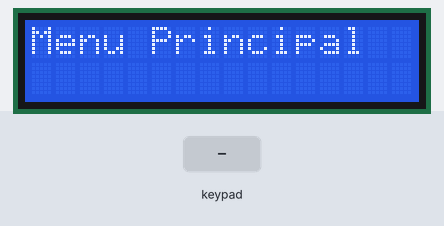
Recording of a sketch running on a simulated Arduino Uno, built with avr-gcc and run on an emulated ATmega328P. Parts: 16×2 character LCD. The test bench sets the inputs (shaded band). What the sketch prints to the serial monitor is not drawn.

Above: at 4.3 s.
4.4 s: key '0' pressed
At 4.9 s:
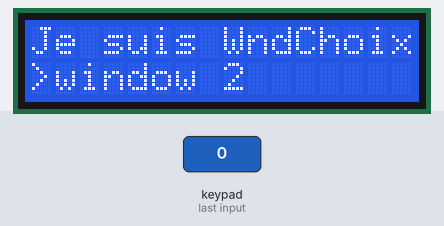
5.9 s: key '0' pressed
At 6.3 s:
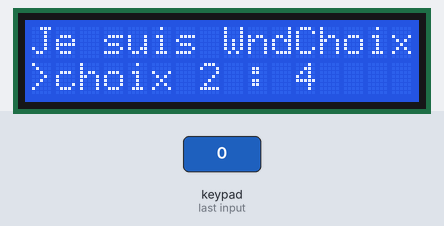
7.4 s: key '0' pressed
At 8.6 s:
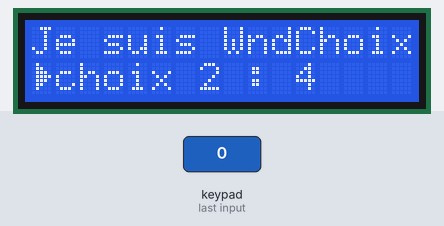
8.9 s: key '1' pressed
At 9.7 s:
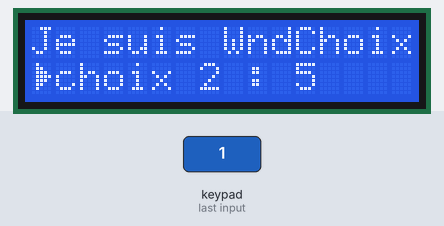
Timing chart, 0 to 11.4 s (numbered marks = the images above; inputs shaded):
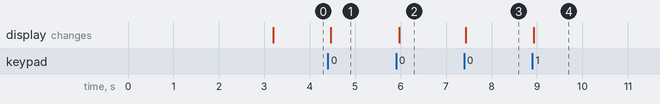

Measured:
- after the input at 4.4 s, the display: changes after 0.06 s (image 1)
- after the input at 5.9 s, the display: changes after 0.07 s (image 2)
- after the input at 7.4 s, the display: changes at once (image 3)
- after the input at 8.9 s, the display: changes at once (image 4)

The sketch:

NewLcdMenu.ino
```cpp
#include "NewLcdMenu.h"
#include <Keypad.h>
#include <LiquidCrystal_I2C.h>

#if defined(ARDUINO) && ARDUINO >= 100
#define printByte(args)  write(args);
#else
#define printByte(args)  print(args,BYTE);
#endif

//-----creating the LCD MENU UI-----/
	LcdMenu lcdMenu = LcdMenu(0x3F, 20, 4);

//-----Keypad declaration-----/
	const uint8_t ROWS = 2;
	const uint8_t COLS = 2;

	const char keys[ROWS][COLS] = {
		{'0','1'},
		{'2','3'}
	};
	const Event events[ROWS][COLS] = {
		{EVENT_OK, EVENT_MORE},
		{EVENT_CANCEL, EVENT_LESS}
	};

	const uint8_t rowPins[ROWS] = {4, 3};
	const uint8_t colPins[COLS] = {6, 5};

	Keypad kpd = Keypad(makeKeymap(keys), rowPins, colPins, ROWS, COLS);
	char key = 0;

//-----For LcdMenu UI -----/
	const char* const strDEMARRAGE_table[] PROGMEM = {
		"NewLcdMenu",
		"    by corentinB",
		"v0.4",
		""
	};

	const char* const strText1_table[] PROGMEM = {
		"      coucou !      ",
		" Gege ptite mere :D ",
		"  WESH le frerot    "};

	Window menuPcp = Window();
		WindowChoice wndChoice1 = WindowChoice();
			WindowText wndText1 = WindowText();
			WindowChoice wndChoice2 = WindowChoice();

	char* str_choiceWin1_1 = "window 1";
	ChoiceWindow choiceWin1_1 = ChoiceWindow();

	char* str_choiceWin1_2 = "window 2";
	ChoiceWindow choiceWin1_2 = ChoiceWindow();

	uint8_t val_choiceVal2_1 = 4;
	char* str_choiceVal2_1 = "choix 1";
	ChoiceValue choiceVal2_1 = ChoiceValue();

	uint8_t val_choiceVal2_2 = 4;
	char* str_choiceVal2_2 = "choix 2";
	ChoiceValue choiceVal2_2 = ChoiceValue();

void setup()
{
	lcdMenu.begin(strDEMARRAGE_table);

	choiceWin1_1.init(&str_choiceWin1_1, 0);
	choiceWin1_1.addWindow(&wndChoice2);

	choiceWin1_2.init(&str_choiceWin1_2, 1);
	choiceWin1_2.addWindow(&wndText1);

	choiceVal2_1.init(&str_choiceVal2_1, 0);
	choiceVal2_1.addValue(&val_choiceVal2_1);

	choiceVal2_2.init(&str_choiceVal2_2, 1);
	choiceVal2_2.addValue(&val_choiceVal2_2);

	menuPcp.init(&lcdMenu.lcd);
	menuPcp.setTitle("Menu Principal");

	wndChoice1.init(&lcdMenu.lcd);
	wndChoice1.setTitle("Je suis WndChoix1 :D");
	wndChoice1.addChoice(&choiceWin1_1);
	wndChoice1.addChoice(&choiceWin1_2);

	wndText1.init(&lcdMenu.lcd);
	wndText1.setTitle("Blablabla");
	wndText1.addText(strText1_table);

	wndChoice2.init(&lcdMenu.lcd);
	wndChoice2.setTitle("Je suis WndChoix2 :D");
	wndChoice2.addChoice(&choiceVal2_1);
	wndChoice2.addChoice(&choiceVal2_2);

	// menuPcp.setChildWindow(&wndText1);
	// //wndChoice2.setChildWindow(&wndChoice1);
	// wndText1.setChildWindow(&wndChoice2);
	// wndChoice2.setChildWindow(&wndChoice2);

	menuPcp.setChildWindow(&wndChoice1);
	//wndChoice2.setChildWindow(&wndChoice1);
	wndChoice1.setChildWindow(&wndChoice2);
	wndText1.setChildWindow(&wndText1);
	wndChoice2.setChildWindow(&wndChoice2);

	//please add first the root window. This window will have an _id = 0.
	//that means it will have no father window.

	lcdMenu.addWindowToUI(&menuPcp);
	lcdMenu.addWindowToUI(&wndChoice1);
	lcdMenu.addWindowToUI(&wndText1);
	lcdMenu.addWindowToUI(&wndChoice2);

	lcdMenu.createEventTable(ROWS, COLS,(char*)keys, (Event*)events);
	lcdMenu.setCurrentWindow(&menuPcp);

}

void loop()
{

//Uncomment this and comment the rest to have normal working for LcdMenu.
	key = kpd.getKey();
	lcdMenu.loop(lcdMenu.convertKeyToEvent(key));

	//lcdMenu.testCharLcd();

}
```

Choice.cpp
```cpp
#include <Arduino.h>
#include "Choice.hpp"

//---------------
Choice::Choice() {
}

//---------------

ChoiceWindow::ChoiceWindow() {
}

void ChoiceWindow::init(char** label, uint8_t position)
{
	Choice::init(label, position);
	 _window = NULL;
}


//---------------

ChoiceValue::ChoiceValue() {
}

void ChoiceValue::init(char** label, uint8_t position)
{
	Choice::init(label, position);
	_value = NULL;
}
```

Choice.hpp
```cpp
#ifndef _Choiceh_
#define _Choiceh_

#include <Arduino.h>
#include "Window.hpp"

enum ChoiceType {
	CHOICE_WINDOW,
	CHOICE_VALUE
};

class Choice //abstract class
{
	public :
		Choice();

		inline virtual void init(char** label, uint8_t position) {_label = label; _position = position;}
		virtual ChoiceType getChoiceType() const =0;


	//get Methods
		inline char* getLabel() const {return *_label;}
		inline uint8_t getLabelSize() const {return strlen(*_label);}

		virtual inline uint8_t getValue() const {return 0;}
		virtual inline void changeValue(int newValue) {};
		virtual inline Window* getWindow() const {return NULL;}


	protected :
		char** _label; //string that will be displayed on the WindowChoice
		uint8_t _position; //UNUSED : position of the choice in the list on WindowChoice.
};

class ChoiceWindow : public Choice
{
	public :
		ChoiceWindow();
		inline void init(char** label, uint8_t position);
 		inline void addWindow(Window* window){_window = window;}

	//get Methods
 		inline ChoiceType getChoiceType() const {return CHOICE_WINDOW;}
 		inline Window* getWindow() const {return _window;}

 	protected :
 		Window* _window;

};

class ChoiceValue : public Choice
{
	public:
		ChoiceValue();
		inline void init(char** label, uint8_t position);
		inline void addValue(uint8_t* value){_value = value;}
		inline void changeValue(int value) {*_value = value;}

	//get Methods
		inline ChoiceType getChoiceType() const {return CHOICE_VALUE;}
		inline uint8_t getValue() const {return *_value;}

	protected :
		uint8_t* _value;
};

#endif
```

Window.cpp
```cpp
#include <Arduino.h>
#include <LiquidCrystal_I2C.h>

#include "Window.hpp"

uint8_t Window::nbWindow = 0;

Window::Window()
{

}


void Window::draw() const
{
	_lcd->backlight();
	_lcd->clear();
	_lcd->print(_title);
}

bool Window::goNextWindow(Event event)
{
	if (event==EVENT_OK)
	{
		setNextWindow(this->getChildWindow());
		return true;
	}
	else if (event==EVENT_CANCEL)
	{
		setNextWindow(this->getFatherWindow());;
		return true;
	}
	else {return false;}
}

bool Window::refresh(Event event)
{
	return false;
}

void Window::setNextWindow(Window *window)
{
	_nextWindow = new Window();
	_nextWindow = window;
	_nextWindowId = _nextWindow->getId();
}

void Window::setChildWindow(Window *window)
{
	_childWindow = new Window();
	_childWindow = window;
	_childWindowId = _childWindow->getId();
}

void Window::setFatherWindow(Window* window)
{
	_fatherWindow = new Window();
	_fatherWindow = window;
	_fatherWindowId = _fatherWindow->getId();
}

void Window::init(LiquidCrystal_I2C *lcd)
{
	_lcd = new LiquidCrystal_I2C(0x00,0,0);
	_lcd = lcd;
	_id = 0;
	_nextWindow = 0;
	_windowState = INACTIVE;

	Window::addWindow(); //increments the nbWindow static attribute
}
```

Window.hpp
```cpp
#ifndef _Window_
#define _Window_

#include <Arduino.h>
#include <LiquidCrystal_I2C.h>

enum WindowType {
	WINDOW,
	WINDOW_CHOICE,
	WINDOW_CONFIRM,
	WINDOW_INT,
	WINDOW_TEXT
};

enum WindowState {
	ACTIVE,
	ON_PAUSE,
	INACTIVE
};

enum Event {
	EVENT_NONE,
	EVENT_MORE,
	EVENT_LESS,
	EVENT_RIGHT,
	EVENT_LEFT,
	EVENT_OK,
	EVENT_CANCEL,
	EVENT_INTERRUPT
};

class Window {

public :

	Window(); //only one constructor allowed, to avoid conflicts with subclasses.

	virtual void draw() const;	//draw the window on the first call
	virtual bool goNextWindow(Event event);
	//returns true if the loop must call the window with getNextWindow()
	virtual bool refresh(Event event);
	//actualizes the windows on an event
	//returns true if the window has been refreshed
	//by default this method is empty
	virtual void setNextWindow(Window *window);
	virtual void setChildWindow(Window *window);
	virtual void setFatherWindow(Window *window);


	//set methods
	void init(LiquidCrystal_I2C *lcd); //overload the basic class init functions

	inline void setTitle(char* title) {_title = title;}
	inline void setId(uint8_t id) {_id = id;}
	inline void setWindowState(WindowState windowState) {_windowState = windowState;}

	//get methods
	inline WindowType getWindowType() const {return WINDOW;}
	inline Window* getNextWindow() const {return this->_nextWindow;}
	inline char* getTitle() const {return this->_title;}//returns title of the current window
	inline uint16_t getId() const {return this->_id;} //returns id of the current window
	inline WindowState getWindowState() const {return this->_windowState;}

	inline Window* getChildWindow() const {return this->_childWindow;}
	inline Window* getFatherWindow() const {return this->_fatherWindow;}

	//static methods : used to count number of created windows, which is a static attribute fof the class Window
	inline static void addWindow() {nbWindow++;}
	inline static uint8_t getNbWindow() {return nbWindow;}

protected :
//common to all windows
	LiquidCrystal_I2C* _lcd;
	uint16_t _id;
	char* _title;
	WindowType _windowType;
	WindowState _windowState;

//used for simple transition when no Choice (only Next and Previous)
	Window* _fatherWindow;
	Window* _childWindow;
	uint16_t _fatherWindowId;
	uint16_t _childWindowId;


//for window transition
	Window* _nextWindow;
	uint16_t _nextWindowId;

	static uint8_t nbWindow;

};

#endif 
```

WindowChoice.cpp
```cpp
#include <Arduino.h>
#include <LiquidCrystal_I2C.h>

#include "Window.hpp"
#include "Choice.hpp"
#include "WindowChoice.hpp"

#ifndef _DEBUGMODE_
#define _DEBUGMODE_
#endif

WindowChoice::WindowChoice()
{

}

void WindowChoice::init(LiquidCrystal_I2C *lcd)
{
	Window::init(lcd);
	nbChoice = 0;
	for (int i=0;i<3;i++)
	{
		_choice_table[i] = NULL;
	}
	_onStart = true;
}

void WindowChoice::draw() const
{

	Window::draw();

	for (int line=0; line<this->nbChoice; line++)
	{
		_lcd->setCursor(1,line+1);
		_lcd->print(_choice_table[line]->getLabel());
	if (_choice_table[_currentSelectedChoice]->getChoiceType() == CHOICE_VALUE)
		{
			_lcd->print(" : ");
			_lcd->print(_choice_table[line]->getValue());
		}
		this->refreshScreen();
	}
}

bool WindowChoice::refresh(Event event) {
	#ifdef _DEBUGMODE_
		Serial.println(F("\n/---Refreshing WindowChoice---/"));
	#endif

	//List of actions depending on the event value
	switch (event) {
		case EVENT_MORE :
			Serial.print(F("EVENT MORE Detected\n"));
			if(	this->_choice_table[_currentSelectedChoice]->getChoiceType() == CHOICE_VALUE && _aChoiceIsSelected)
			{
				#ifdef _DEBUGMODE_
					Serial.print(F("Old value = "));
					Serial.println(_choice_table[_currentSelectedChoice]->getValue());
				#endif

				_choice_table[_currentSelectedChoice]->changeValue(_choice_table[_currentSelectedChoice]->getValue()+1);

				#ifdef _DEBUGMODE_
					Serial.print(F("New value = "));
					Serial.println(_choice_table[_currentSelectedChoice]->getValue());
				#endif
			}

			else //if (_currentSelectedChoice > 0 )
			{
				_previousSelectedChoice = _currentSelectedChoice;
				_currentSelectedChoice++;
				_currentSelectedChoice = _currentSelectedChoice % nbChoice ;
				#ifdef _DEBUGMODE_
					Serial.print(F("Currently selected choice is "));
					Serial.println(_choice_table[_currentSelectedChoice]->getLabel());
				#endif
			}
			this->refreshScreen();
			return true;
		break;

		case EVENT_LESS :
			Serial.print(F("EVENT LESS Detected\n"));
			if(	this->_choice_table[_currentSelectedChoice]->getChoiceType() == CHOICE_VALUE && _aChoiceIsSelected)
			{
				#ifdef _DEBUGMODE_
					Serial.print(F("Old value = "));
					Serial.println(_choice_table[_currentSelectedChoice]->getValue());
				#endif

				_choice_table[_currentSelectedChoice]->changeValue(_choice_table[_currentSelectedChoice]->getValue()-1);

				#ifdef _DEBUGMODE_
					Serial.print(F("New value = "));
					Serial.println(_choice_table[_currentSelectedChoice]->getValue());
				#endif
			}

			else //if (_currentSelectedChoice > 0 )
			{
				_previousSelectedChoice = _currentSelectedChoice;
				_currentSelectedChoice--;
				_currentSelectedChoice = _currentSelectedChoice % nbChoice ;
				#ifdef _DEBUGMODE_
					Serial.print(F("Currently selected choice is "));
					Serial.println(_choice_table[_currentSelectedChoice]->getLabel());
				#endif
			}
			this->refreshScreen();
			return true;
		break;

		case EVENT_OK :
			#ifdef _DEBUGMODE_
				Serial.print(F("Currently selected choice is "));
				Serial.println(_choice_table[_currentSelectedChoice]->getLabel());
			#endif

			if(	this->_choice_table[_currentSelectedChoice]->getChoiceType() == CHOICE_VALUE)//only in the choice is a CHOICE_VALUE type.
			{
				_aChoiceIsSelected = true;
				this->refreshScreen();
				return true;
			}
			else {return false;} //case when the choice is a window choice, it can't be selected. A press on OK will lead to next window. See goNextWindow for behaviour.
		break;

		case EVENT_CANCEL :

			if(_aChoiceIsSelected) {
				_aChoiceIsSelected = false;
				this->refreshScreen();
				return true;
			}
			else {
				//this->refreshScreen();
				return false;
			}
		break;
		default :
			return false;
		break;
	}
}

bool WindowChoice::goNextWindow(Event event)
{
	if(this->_choice_table[_currentSelectedChoice]->getChoiceType() == CHOICE_WINDOW)
	{
		switch(event) {
			case EVENT_OK :
				setChildWindow(this->_choice_table[_currentSelectedChoice]->getWindow()); //it is mandatory to set it as child window. If this operation is not done, the father will be set to this window by the UI
				setNextWindow(this->getChildWindow());
				return true;
			break;

			//default :
			//	return false;
			//break;
		}
	}
	if (!_aChoiceIsSelected)
	{
		switch(event) {
			case EVENT_CANCEL :
				setNextWindow(this->getFatherWindow());;
				return true;
			break;
			default :
				return false;
			break;
		}
	}
}

void WindowChoice::addChoice(Choice* choice)
{
	_choice_table[nbChoice] = choice;
	nbChoice++;
	if (_onStart)
	{
		_currentSelectedChoice = 0;
		_previousSelectedChoice = 0;
		_onStart = false;
	}

	#ifdef _DEBUGMODE_
		Serial.println(F("\n/---Adding choice---/"));
		Serial.print(F("Choice Label : "));
		Serial.println(_choice_table[nbChoice-1]->getLabel());
		Serial.print(F("Choice Type : "));
		Serial.println(_choice_table[nbChoice-1]->getChoiceType());
	#endif
}

void WindowChoice::refreshScreen() const
{
	if(!_aChoiceIsSelected)
	{
		_lcd->setCursor(0,_previousSelectedChoice+1);
		_lcd->print(" ");
		_lcd->setCursor(0,_currentSelectedChoice+1);
		_lcd->print(">");
	}

	else
	{
		_lcd->setCursor(0,_currentSelectedChoice+1);
		_lcd->printByte(0);//printing the custom char full_arrow

		if (_choice_table[_currentSelectedChoice]->getChoiceType() == CHOICE_VALUE)
		{
			uint8_t tempCursor = _choice_table[_currentSelectedChoice]->getLabelSize() + 4;
			_lcd->setCursor(tempCursor, _currentSelectedChoice +1);

			for (uint8_t loop = tempCursor; loop < 20; loop++)//cleaning the value place
			{
				_lcd->setCursor(loop, _currentSelectedChoice+1);
				_lcd->print(" ");
			}
			_lcd->setCursor(tempCursor, _currentSelectedChoice+1);
			_lcd->print(_choice_table[_currentSelectedChoice]->getValue());
		}
	}
}

//TO BE ADDED : storeOldValue method should be added to choice so that the user can cancel the changes made. A confirmation screen should follow the cancel to propose to save changes or delete them.
```

WindowChoice.hpp
```cpp
#ifndef _WindowChoice_
#define _WindowChoice_

#include <Arduino.h>
#include <LiquidCrystal_I2C.h>

#include "Window.hpp"
#include "Choice.hpp"

class WindowChoice : public Window
{
public :
	WindowChoice();
	void draw() const;
	bool refresh(Event event);
	bool goNextWindow(Event event);

	void init(LiquidCrystal_I2C *lcd);
	void addChoice(Choice* choice);

	//get methods
	inline WindowType getWindowType() const {return WINDOW_TEXT;}
	inline uint8_t getNbChoice() const {return nbChoice;}
protected :
	void refreshScreen() const;

	bool _onStart;
	uint8_t nbChoice;
	Choice* _choice_table[3];
	uint8_t _currentSelectedChoice;
	uint8_t _previousSelectedChoice;
	bool _aChoiceIsSelected;
};

#endif 
```

WindowText.cpp
```cpp
#include <Arduino.h>
#include <LiquidCrystal_I2C.h>

#include "Window.hpp"
#include "WindowText.hpp"

WindowText::WindowText()
{}

void WindowText::draw() const
{

	Window::draw();
	_lcd->setCursor(0,1);
	_lcd->print(_text_table[0]);
	_lcd->setCursor(0,2);
	_lcd->print(_text_table[1]);
	_lcd->setCursor(0,3);
	_lcd->print(_text_table[2]);
}

void WindowText::addText(char* text_table[3])
{
	for (uint8_t line = 0; line <3; line ++) {
		_text_table[line] = text_table[line];
	}

	#ifdef _DEBUGMODE_
		Serial.println(F("\n/---Adding text to WindowText---/"));
		for (uint8_t line = 0; line <3; line ++) {
			Serial.println(_text_table[line]);
		}
	#endif
}
```

WindowText.hpp
```cpp
#ifndef _WindowText_
#define _WindowText_

#include <Arduino.h>
#include <LiquidCrystal_I2C.h>

#include "Window.hpp"

class WindowText : public Window
{
public :
	WindowText();

	void draw() const;
	void addText(char* text_table[]);

	//get methods
	inline WindowType getWindowType() const {return WINDOW_TEXT;}

protected :
	char* _text_table[3];

};

#endif 
```

setKeypad.old.cpp
```cpp
/*void LcdMenu::setKeypad(uint8_t *rowPins, uint8_t *colPins, uint8_t ROWS, uint8_t COLS)
{
	_keypadROWS = ROWS;
	_keypadCOLS = COLS;

	_keypadRowPins = new uint8_t[_keypadROWS];
	_keypadColPins = new uint8_t[_keypadCOLS];

	_keypadRowPins = rowPins;
	_keypadColPins = colPins;

	//_keypadArray = new int[2][2];

	for (int i=0; i<_keypadROWS; i++)
	{
		for (int j=0; j<_keypadCOLS; j++)
		{
			_keypadArray[i][j] = (char) 2*i + j;
			Serial.print("Assignement de _keypadArray[");
			Serial.print(i);
			Serial.print("][");
			Serial.print(j);
			Serial.print("] = ");
			Serial.println(_keypadArray[i][j]);
		}
	}
	for (int i=0; i<_keypadROWS; i++)
	{
		Serial.print("Lecture de _keypadRowPins[");
		Serial.print(i);
		Serial.print("] = ");
		Serial.println(_keypadRowPins[i]);
	}
	for (int j=0; j<_keypadCOLS; j++)
	{
		Serial.print("Lecture de _keypadColPins[");
		Serial.print(j);
		Serial.print("] = ");
		Serial.println(_keypadColPins[j]);
	}


	keypad = new Keypad(makeKeymap(_keypadArray), _keypadRowPins, _keypadColPins, _keypadROWS, _keypadCOLS);
	_keypadKey = 'a';
}*/
```

Source omitted: NewLcdMenu.cpp (7231 bytes), NewLcdMenu.h (2312 bytes)
